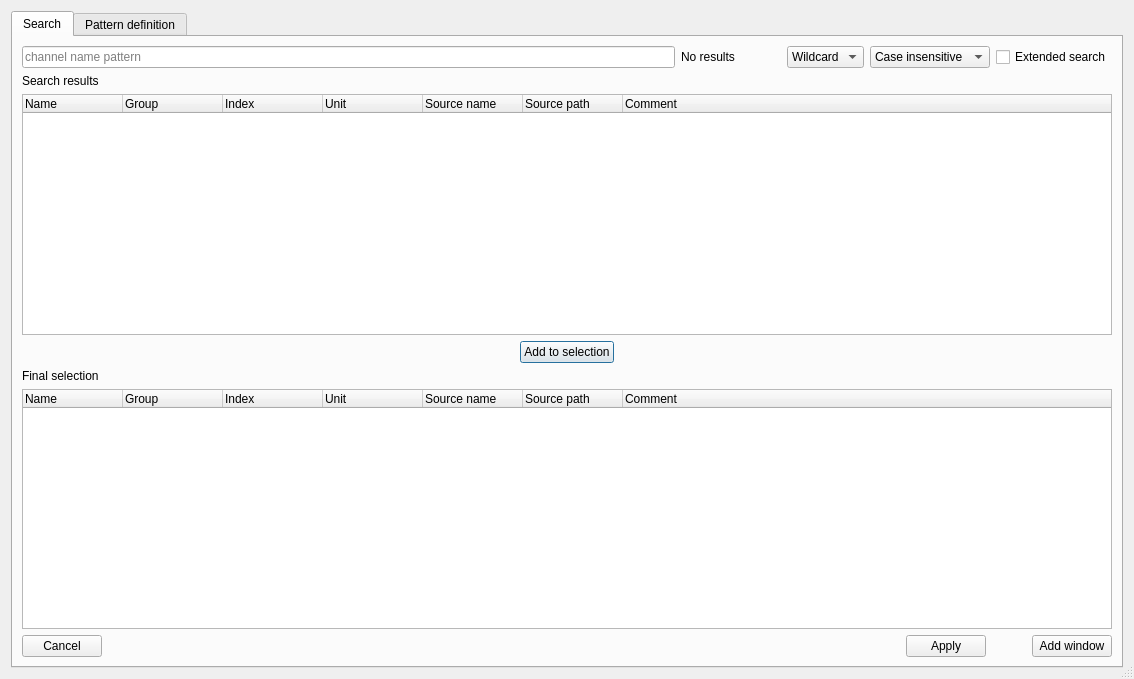
<?xml version="1.0" encoding="UTF-8"?>
<ui version="4.0">
 <class>SearchDialog</class>
 <widget class="QDialog" name="SearchDialog">
  <property name="geometry">
   <rect>
    <x>0</x>
    <y>0</y>
    <width>1134</width>
    <height>679</height>
   </rect>
  </property>
  <property name="windowTitle">
   <string>Dialog</string>
  </property>
  <property name="sizeGripEnabled">
   <bool>true</bool>
  </property>
  <layout class="QGridLayout" name="gridLayout_2">
   <item row="0" column="0">
    <widget class="QTabWidget" name="tabs">
     <property name="currentIndex">
      <number>0</number>
     </property>
     <widget class="QWidget" name="tab">
      <attribute name="icon">
       <iconset resource="resource.qrc">
        <normaloff>:/search.png</normaloff>:/search.png</iconset>
      </attribute>
      <attribute name="title">
       <string>Search</string>
      </attribute>
      <layout class="QGridLayout" name="gridLayout">
       <item row="2" column="0" colspan="5">
        <widget class="SearchTreeWidget" name="matches">
         <property name="selectionMode">
          <enum>QAbstractItemView::ExtendedSelection</enum>
         </property>
         <property name="uniformRowHeights">
          <bool>false</bool>
         </property>
         <property name="sortingEnabled">
          <bool>false</bool>
         </property>
         <attribute name="headerMinimumSectionSize">
          <number>40</number>
         </attribute>
         <attribute name="headerStretchLastSection">
          <bool>true</bool>
         </attribute>
         <column>
          <property name="text">
           <string>Name</string>
          </property>
         </column>
         <column>
          <property name="text">
           <string>Group</string>
          </property>
         </column>
         <column>
          <property name="text">
           <string>Index</string>
          </property>
         </column>
         <column>
          <property name="text">
           <string>Unit</string>
          </property>
         </column>
         <column>
          <property name="text">
           <string>Source name</string>
          </property>
         </column>
         <column>
          <property name="text">
           <string>Source path</string>
          </property>
         </column>
         <column>
          <property name="text">
           <string>Comment</string>
          </property>
         </column>
        </widget>
       </item>
       <item row="0" column="2">
        <widget class="QComboBox" name="match_kind">
         <property name="currentIndex">
          <number>0</number>
         </property>
         <item>
          <property name="text">
           <string>Wildcard</string>
          </property>
         </item>
         <item>
          <property name="text">
           <string>Regex</string>
          </property>
         </item>
        </widget>
       </item>
       <item row="0" column="1">
        <widget class="QLabel" name="status">
         <property name="minimumSize">
          <size>
           <width>100</width>
           <height>0</height>
          </size>
         </property>
         <property name="text">
          <string>No results</string>
         </property>
        </widget>
       </item>
       <item row="0" column="4">
        <widget class="QCheckBox" name="extended_search">
         <property name="text">
          <string>Extended search</string>
         </property>
        </widget>
       </item>
       <item row="3" column="0" colspan="5">
        <layout class="QHBoxLayout" name="horizontalLayout_2">
         <item>
          <spacer name="horizontalSpacer_4">
           <property name="orientation">
            <enum>Qt::Horizontal</enum>
           </property>
           <property name="sizeHint" stdset="0">
            <size>
             <width>358</width>
             <height>20</height>
            </size>
           </property>
          </spacer>
         </item>
         <item>
          <widget class="QPushButton" name="add_btn">
           <property name="focusPolicy">
            <enum>Qt::TabFocus</enum>
           </property>
           <property name="text">
            <string>Add to selection</string>
           </property>
           <property name="icon">
            <iconset resource="resource.qrc">
             <normaloff>:/shift_down.png</normaloff>:/shift_down.png</iconset>
           </property>
          </widget>
         </item>
         <item>
          <spacer name="horizontalSpacer_5">
           <property name="orientation">
            <enum>Qt::Horizontal</enum>
           </property>
           <property name="sizeHint" stdset="0">
            <size>
             <width>358</width>
             <height>20</height>
            </size>
           </property>
          </spacer>
         </item>
        </layout>
       </item>
       <item row="5" column="0" colspan="5">
        <widget class="SearchTreeWidget" name="selection">
         <property name="sortingEnabled">
          <bool>false</bool>
         </property>
         <attribute name="headerMinimumSectionSize">
          <number>25</number>
         </attribute>
         <attribute name="headerShowSortIndicator" stdset="0">
          <bool>false</bool>
         </attribute>
         <column>
          <property name="text">
           <string>Name</string>
          </property>
         </column>
         <column>
          <property name="text">
           <string>Group</string>
          </property>
         </column>
         <column>
          <property name="text">
           <string>Index</string>
          </property>
         </column>
         <column>
          <property name="text">
           <string>Unit</string>
          </property>
         </column>
         <column>
          <property name="text">
           <string>Source name</string>
          </property>
         </column>
         <column>
          <property name="text">
           <string>Source path</string>
          </property>
         </column>
         <column>
          <property name="text">
           <string>Comment</string>
          </property>
         </column>
        </widget>
       </item>
       <item row="4" column="0">
        <widget class="QLabel" name="label">
         <property name="text">
          <string>Final selection</string>
         </property>
        </widget>
       </item>
       <item row="6" column="0" colspan="5">
        <layout class="QHBoxLayout" name="horizontalLayout" stretch="0,1,0,0,0">
         <item>
          <widget class="QPushButton" name="cancel_btn">
           <property name="text">
            <string>Cancel</string>
           </property>
           <property name="icon">
            <iconset resource="resource.qrc">
             <normaloff>:/erase.png</normaloff>:/erase.png</iconset>
           </property>
          </widget>
         </item>
         <item>
          <spacer name="horizontalSpacer_2">
           <property name="orientation">
            <enum>Qt::Horizontal</enum>
           </property>
           <property name="sizeHint" stdset="0">
            <size>
             <width>40</width>
             <height>20</height>
            </size>
           </property>
          </spacer>
         </item>
         <item>
          <widget class="QPushButton" name="apply_btn">
           <property name="text">
            <string>Apply</string>
           </property>
           <property name="icon">
            <iconset resource="resource.qrc">
             <normaloff>:/checkmark.png</normaloff>:/checkmark.png</iconset>
           </property>
          </widget>
         </item>
         <item>
          <spacer name="horizontalSpacer">
           <property name="orientation">
            <enum>Qt::Horizontal</enum>
           </property>
           <property name="sizeHint" stdset="0">
            <size>
             <width>40</width>
             <height>20</height>
            </size>
           </property>
          </spacer>
         </item>
         <item>
          <widget class="QPushButton" name="add_window_btn">
           <property name="text">
            <string>Add window</string>
           </property>
           <property name="icon">
            <iconset resource="resource.qrc">
             <normaloff>:/plus.png</normaloff>:/plus.png</iconset>
           </property>
          </widget>
         </item>
        </layout>
       </item>
       <item row="1" column="0">
        <widget class="QLabel" name="label_7">
         <property name="text">
          <string>Search results</string>
         </property>
        </widget>
       </item>
       <item row="0" column="0">
        <widget class="QLineEdit" name="search_box">
         <property name="focusPolicy">
          <enum>Qt::StrongFocus</enum>
         </property>
         <property name="inputMask">
          <string/>
         </property>
         <property name="text">
          <string/>
         </property>
         <property name="placeholderText">
          <string>channel name pattern</string>
         </property>
        </widget>
       </item>
       <item row="0" column="3">
        <widget class="QComboBox" name="case_sensitivity">
         <item>
          <property name="text">
           <string>Case insensitive</string>
          </property>
         </item>
         <item>
          <property name="text">
           <string>Case sensitive</string>
          </property>
         </item>
        </widget>
       </item>
      </layout>
     </widget>
     <widget class="QWidget" name="tab_2">
      <attribute name="title">
       <string>Pattern definition</string>
      </attribute>
      <layout class="QGridLayout" name="gridLayout_3" rowstretch="0,0,0,0,1,0,0,0,0,0,0" columnstretch="0,0,0,1,0,0">
       <item row="2" column="2">
        <widget class="QComboBox" name="pattern_match_type">
         <item>
          <property name="text">
           <string>Wildcard</string>
          </property>
         </item>
         <item>
          <property name="text">
           <string>Regex</string>
          </property>
         </item>
        </widget>
       </item>
       <item row="1" column="1">
        <widget class="QLabel" name="label_2">
         <property name="text">
          <string>Pattern</string>
         </property>
        </widget>
       </item>
       <item row="10" column="1">
        <widget class="QPushButton" name="cancel_pattern_btn">
         <property name="text">
          <string>Cancel</string>
         </property>
         <property name="icon">
          <iconset resource="resource.qrc">
           <normaloff>:/erase.png</normaloff>:/erase.png</iconset>
         </property>
        </widget>
       </item>
       <item row="9" column="1">
        <spacer name="verticalSpacer">
         <property name="orientation">
          <enum>Qt::Vertical</enum>
         </property>
         <property name="sizeHint" stdset="0">
          <size>
           <width>20</width>
           <height>254</height>
          </size>
         </property>
        </spacer>
       </item>
       <item row="7" column="2">
        <widget class="QPushButton" name="define_ranges_btn">
         <property name="text">
          <string>Define ranges</string>
         </property>
         <property name="icon">
          <iconset resource="resource.qrc">
           <normaloff>:/range.png</normaloff>:/range.png</iconset>
         </property>
        </widget>
       </item>
       <item row="1" column="2">
        <widget class="QLineEdit" name="pattern">
         <property name="minimumSize">
          <size>
           <width>300</width>
           <height>0</height>
          </size>
         </property>
         <property name="placeholderText">
          <string>channel name pattern</string>
         </property>
        </widget>
       </item>
       <item row="5" column="2">
        <widget class="QDoubleSpinBox" name="filter_value">
         <property name="decimals">
          <number>6</number>
         </property>
         <property name="minimum">
          <double>-9999999999999999635896294965248.000000000000000</double>
         </property>
         <property name="maximum">
          <double>999999999999999983222784.000000000000000</double>
         </property>
        </widget>
       </item>
       <item row="10" column="5">
        <widget class="QPushButton" name="apply_pattern_btn">
         <property name="text">
          <string>Apply</string>
         </property>
         <property name="icon">
          <iconset resource="resource.qrc">
           <normaloff>:/checkmark.png</normaloff>:/checkmark.png</iconset>
         </property>
        </widget>
       </item>
       <item row="3" column="2">
        <widget class="QComboBox" name="case_sensitivity_pattern">
         <item>
          <property name="text">
           <string>Case insensitive</string>
          </property>
         </item>
         <item>
          <property name="text">
           <string>Case sensitive</string>
          </property>
         </item>
        </widget>
       </item>
       <item row="6" column="2">
        <widget class="QCheckBox" name="raw">
         <property name="text">
          <string>Use the raw channel values</string>
         </property>
        </widget>
       </item>
       <item row="8" column="1">
        <widget class="QLabel" name="label_9">
         <property name="text">
          <string>Integer format</string>
         </property>
        </widget>
       </item>
       <item row="5" column="1">
        <widget class="QLabel" name="label_4">
         <property name="text">
          <string>Filter value</string>
         </property>
        </widget>
       </item>
       <item row="10" column="4">
        <spacer name="horizontalSpacer_3">
         <property name="orientation">
          <enum>Qt::Horizontal</enum>
         </property>
         <property name="sizeHint" stdset="0">
          <size>
           <width>282</width>
           <height>20</height>
          </size>
         </property>
        </spacer>
       </item>
       <item row="2" column="1">
        <widget class="QLabel" name="label_5">
         <property name="text">
          <string>Match type</string>
         </property>
        </widget>
       </item>
       <item row="4" column="2">
        <widget class="QComboBox" name="filter_type">
         <item>
          <property name="text">
           <string>Unspecified</string>
          </property>
         </item>
         <item>
          <property name="text">
           <string>Contains</string>
          </property>
         </item>
         <item>
          <property name="text">
           <string>Do not contain</string>
          </property>
         </item>
         <item>
          <property name="text">
           <string>Constant</string>
          </property>
         </item>
        </widget>
       </item>
       <item row="0" column="1">
        <widget class="QLabel" name="label_6">
         <property name="text">
          <string>Name</string>
         </property>
        </widget>
       </item>
       <item row="0" column="2">
        <widget class="QLineEdit" name="name"/>
       </item>
       <item row="8" column="2">
        <widget class="QComboBox" name="integer_format">
         <item>
          <property name="text">
           <string>phys</string>
          </property>
         </item>
         <item>
          <property name="text">
           <string>bin</string>
          </property>
         </item>
         <item>
          <property name="text">
           <string>hex</string>
          </property>
         </item>
         <item>
          <property name="text">
           <string>ascii</string>
          </property>
         </item>
        </widget>
       </item>
       <item row="4" column="1">
        <widget class="QLabel" name="label_3">
         <property name="text">
          <string>Filter type</string>
         </property>
        </widget>
       </item>
       <item row="0" column="3" rowspan="10" colspan="3">
        <widget class="QTreeWidget" name="pattern_matches">
         <property name="sortingEnabled">
          <bool>true</bool>
         </property>
         <column>
          <property name="text">
           <string>Channels matching the pattern conditions</string>
          </property>
         </column>
        </widget>
       </item>
      </layout>
     </widget>
    </widget>
   </item>
  </layout>
 </widget>
 <customwidgets>
  <customwidget>
   <class>SearchTreeWidget</class>
   <extends>QTreeWidget</extends>
   <header>asammdf.gui.dialogs.advanced_search_helpers.h</header>
  </customwidget>
 </customwidgets>
 <tabstops>
  <tabstop>search_box</tabstop>
  <tabstop>match_kind</tabstop>
  <tabstop>case_sensitivity</tabstop>
  <tabstop>extended_search</tabstop>
  <tabstop>matches</tabstop>
  <tabstop>add_btn</tabstop>
  <tabstop>selection</tabstop>
  <tabstop>add_window_btn</tabstop>
  <tabstop>apply_btn</tabstop>
  <tabstop>cancel_btn</tabstop>
  <tabstop>name</tabstop>
  <tabstop>pattern</tabstop>
  <tabstop>pattern_match_type</tabstop>
  <tabstop>case_sensitivity_pattern</tabstop>
  <tabstop>filter_type</tabstop>
  <tabstop>filter_value</tabstop>
  <tabstop>raw</tabstop>
  <tabstop>define_ranges_btn</tabstop>
  <tabstop>integer_format</tabstop>
  <tabstop>apply_pattern_btn</tabstop>
  <tabstop>cancel_pattern_btn</tabstop>
 </tabstops>
 <resources>
  <include location="resource.qrc"/>
 </resources>
 <connections/>
</ui>
